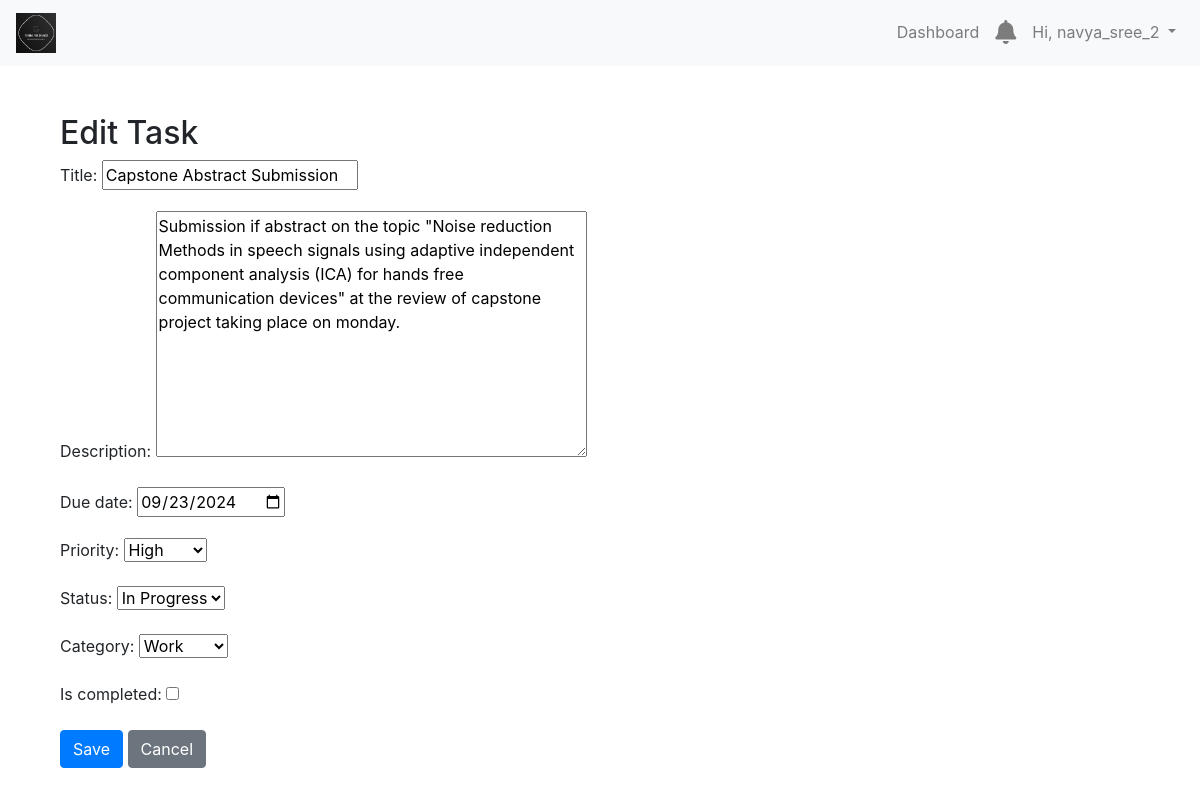
Before: /tasks/2/edit/ (signed in) with the older database file.
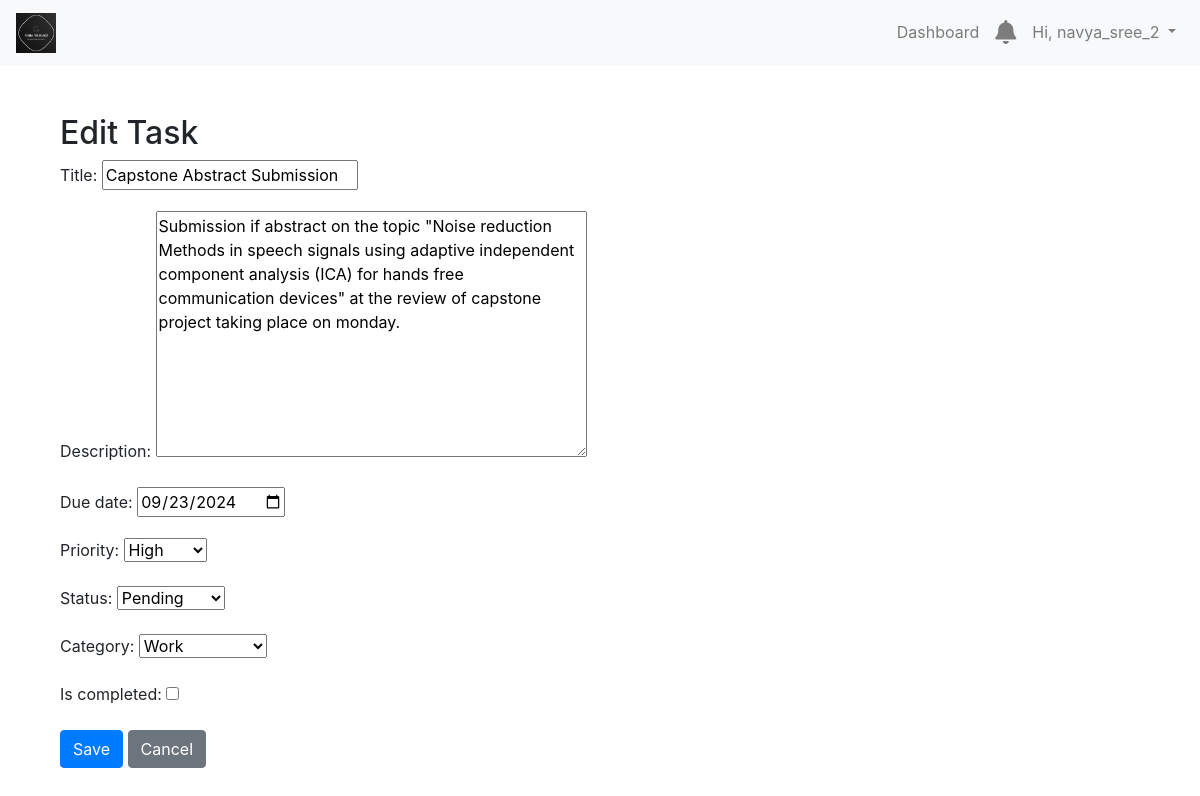
After: the same page with the newer database file.
### tasks/models.py (models this page shows, shortened)
class Task(models.Model):
    PRIORITY_CHOICES = [
        ('L', 'Low'),
        ('M', 'Medium'),
        ('H', 'High'),
    ]
    STATUS_CHOICES = [
        ('P', 'Pending'),
        ('IP', 'In Progress'),
        ('C', 'Completed'),
    ]
    user = models.ForeignKey(User, on_delete=models.CASCADE)
    title = models.CharField(max_length=200)
    description = models.TextField(blank=True)
    due_date = models.DateField(null=True, blank=True)
    priority = models.CharField(max_length=1, choices=PRIORITY_CHOICES, default='M')
    status = models.CharField(max_length=2, choices=STATUS_CHOICES, default='P')
    category = models.ForeignKey(Category, null=True, on_delete=models.SET_NULL)
    created_at = models.DateTimeField(auto_now_add=True)
    is_completed = models.BooleanField(default=False)

### tasks/views.py (the view)
# urls.py: path('tasks/<int:pk>/edit/', views.task_update, name='task_update'),
@login_required
def task_update(request, pk):
    task = get_object_or_404(Task, pk=pk, user=request.user)
    if request.method == 'POST':
        form = TaskForm(request.POST, instance=task)
        if form.is_valid():
            form.save()
            messages.success(request, 'Task updated successfully!')
            return redirect('task_list')
    else:
        form = TaskForm(instance=task)
    return render(request, 'tasks/task_form.html', {'form': form})

### tasks/forms.py
class TaskForm(forms.ModelForm):
    due_date = forms.DateField(
        required=False,
        widget=forms.DateInput(attrs={'type': 'date'})
    )
    class Meta:
        model = Task
        fields = ['title', 'description', 'due_date', 'priority', 'status', 'category', 'is_completed']

### tasks/models.py (called while the page is built)
    def __str__(self):
        return self.name  # This will return the name of the category

### tasks/templates/tasks/task_form.html (shortened to what this page needs)
{% extends 'base.html' %}
{% block content %}
<div class="container mt-5">
    <h2>{{ form.instance.pk|yesno:"Edit Task,Add New Task" }}</h2>
    <form method="post">
        {{ form.as_p }}
        <button type="submit" class="btn btn-primary">Save</button>
        <a href="{% url 'task_list' %}" class="btn btn-secondary">Cancel</a>
    </form>
</div>
{% endblock %}

Changed rows visible on the page:
changed Task "Edit Task": status "In Progress" → "Pending"
